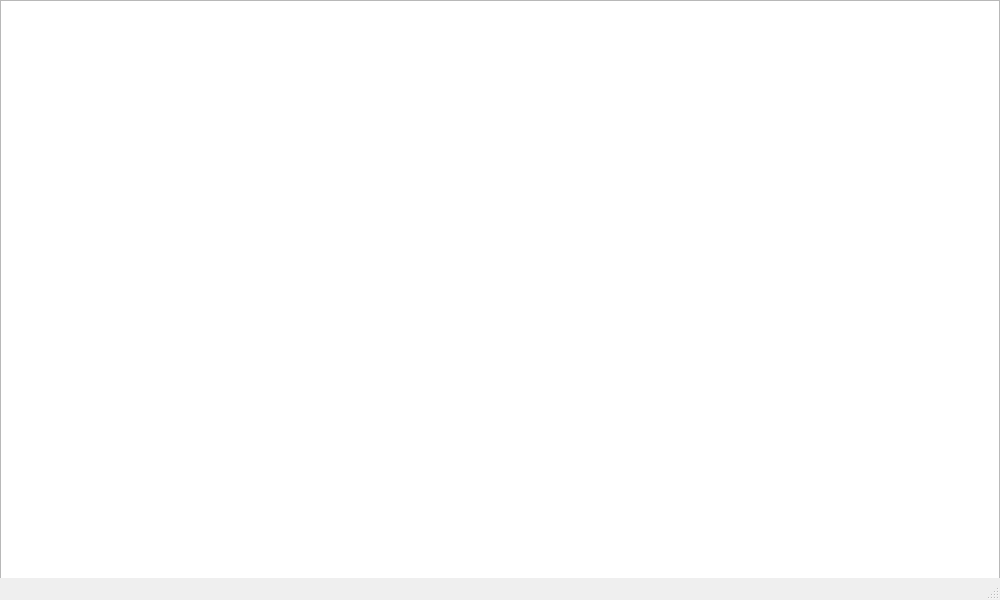
<?xml version="1.0" encoding="UTF-8"?>
<ui version="4.0">
 <class>MainWindow</class>
 <widget class="QMainWindow" name="MainWindow">
  <property name="geometry">
   <rect>
    <x>0</x>
    <y>0</y>
    <width>1000</width>
    <height>600</height>
   </rect>
  </property>
  <property name="windowTitle">
   <string>MainWindow</string>
  </property>
  <widget class="QWidget" name="centralwidget">
   <widget class="QGraphicsView" name="graphicsView">
    <property name="geometry">
     <rect>
      <x>0</x>
      <y>0</y>
      <width>1000</width>
      <height>600</height>
     </rect>
    </property>
    <property name="verticalScrollBarPolicy">
     <enum>Qt::ScrollBarAlwaysOff</enum>
    </property>
    <property name="horizontalScrollBarPolicy">
     <enum>Qt::ScrollBarAlwaysOff</enum>
    </property>
   </widget>
  </widget>
  <widget class="QMenuBar" name="menubar">
   <property name="geometry">
    <rect>
     <x>0</x>
     <y>0</y>
     <width>1000</width>
     <height>25</height>
    </rect>
   </property>
  </widget>
  <widget class="QStatusBar" name="statusbar"/>
 </widget>
 <resources/>
 <connections/>
</ui>
